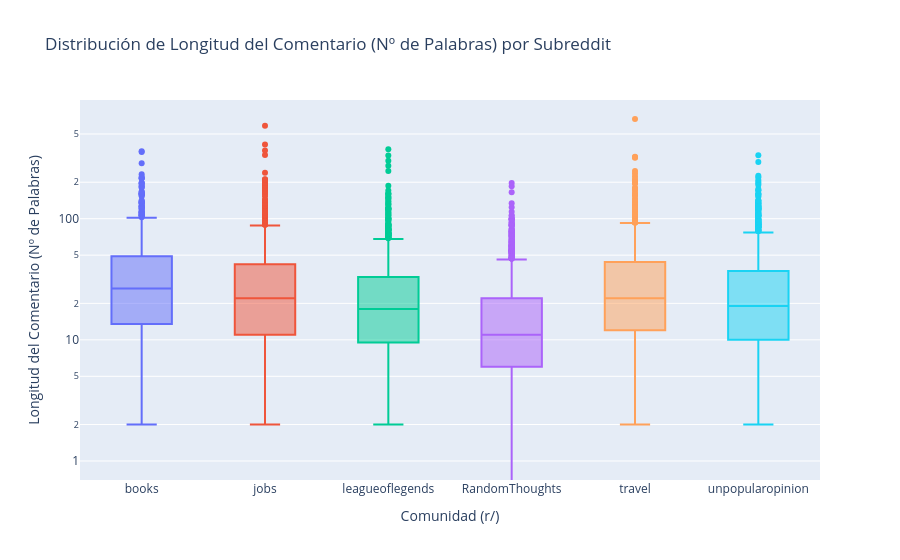
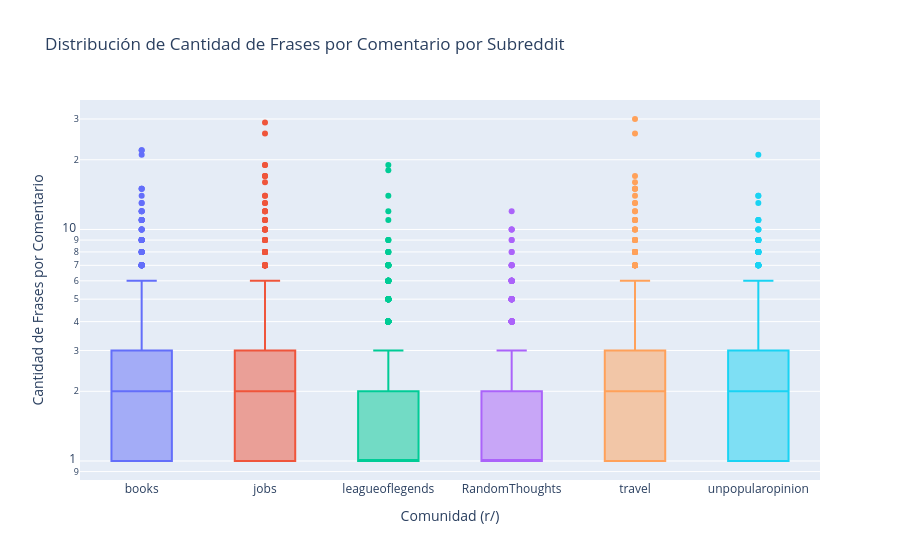
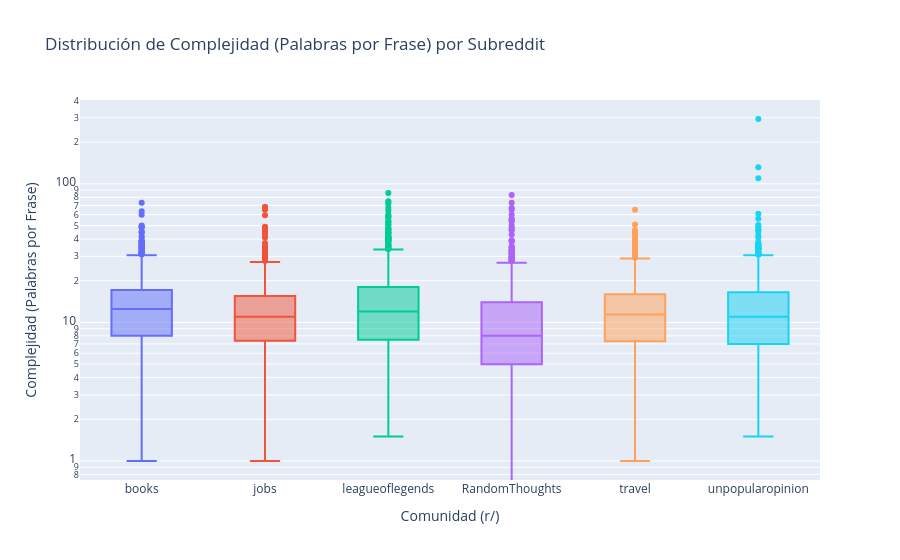
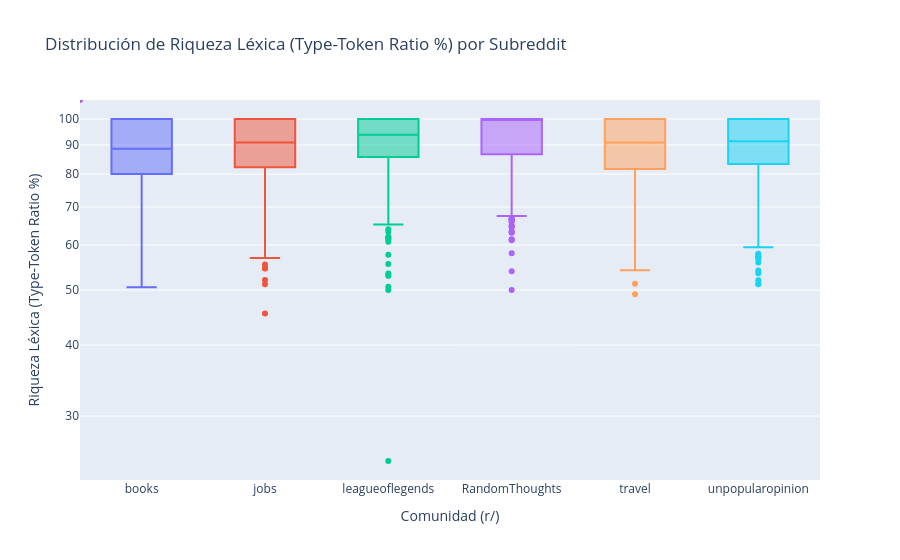

Here is the notebook cell these charts were saved with, in order:
### Code cell
metricas = ['palabras','frases','palabras_por_frase','ttr']
for i in range(len(metricas)):
	boxplot(lista_dataframes_metricas, metrica=metricas[i])

### Figure 1 — Plotly figure (JSON) as saved in the notebook; plotly's stock layout.template omitted (floating-point values rounded to 4 significant figures; data arrays with more than 128 entries replaced by an {"elided": "..."} marker saying what was removed)
{"data": [{"alignmentgroup": "True", "hovertemplate": "Comunidad (r/)=%{x}<br>Longitud del Comentario (Nº de Palabras)=%{y}<extra></extra>", "legendgroup": "books", "marker": {"color": "#636efa"}, "name": "books", "notched": false, "offsetgroup": "books", "orientation": "v", "showlegend": true, "type": "box", "x": {"elided": "1180 str values"}, "x0": " ", "xaxis": "x", "y": {"elided": "1180 int values"}, "y0": " ", "yaxis": "y"}, {"alignmentgroup": "True", "hovertemplate": "Comunidad (r/)=%{x}<br>Longitud del Comentario (Nº de Palabras)=%{y}<extra></extra>", "legendgroup": "jobs", "marker": {"color": "#EF553B"}, "name": "jobs", "notched": false, "offsetgroup": "jobs", "orientation": "v", "showlegend": true, "type": "box", "x": {"elided": "1180 str values"}, "x0": " ", "xaxis": "x", "y": {"elided": "1180 int values"}, "y0": " ", "yaxis": "y"}, {"alignmentgroup": "True", "hovertemplate": "Comunidad (r/)=%{x}<br>Longitud del Comentario (Nº de Palabras)=%{y}<extra></extra>", "legendgroup": "leagueoflegends", "marker": {"color": "#00cc96"}, "name": "leagueoflegends", "notched": false, "offsetgroup": "leagueoflegends", "orientation": "v", "showlegend": true, "type": "box", "x": {"elided": "1180 str values"}, "x0": " ", "xaxis": "x", "y": {"elided": "1180 int values"}, "y0": " ", "yaxis": "y"}, {"alignmentgroup": "True", "hovertemplate": "Comunidad (r/)=%{x}<br>Longitud del Comentario (Nº de Palabras)=%{y}<extra></extra>", "legendgroup": "RandomThoughts", "marker": {"color": "#ab63fa"}, "name": "RandomThoughts", "notched": false, "offsetgroup": "RandomThoughts", "orientation": "v", "showlegend": true, "type": "box", "x": {"elided": "1180 str values"}, "x0": " ", "xaxis": "x", "y": {"elided": "1180 int values"}, "y0": " ", "yaxis": "y"}, {"alignmentgroup": "True", "hovertemplate": "Comunidad (r/)=%{x}<br>Longitud del Comentario (Nº de Palabras)=%{y}<extra></extra>", "legendgroup": "travel", "marker": {"color": "#FFA15A"}, "name": "travel", "notched": false, "offsetgroup": "travel", "orientation": "v", "showlegend": true, "type": "box", "x": {"elided": "1180 str values"}, "x0": " ", "xaxis": "x", "y": {"elided": "1180 int values"}, "y0": " ", "yaxis": "y"}, {"alignmentgroup": "True", "hovertemplate": "Comunidad (r/)=%{x}<br>Longitud del Comentario (Nº de Palabras)=%{y}<extra></extra>", "legendgroup": "unpopularopinion", "marker": {"color": "#19d3f3"}, "name": "unpopularopinion", "notched": false, "offsetgroup": "unpopularopinion", "orientation": "v", "showlegend": true, "type": "box", "x": {"elided": "1180 str values"}, "x0": " ", "xaxis": "x", "y": {"elided": "1180 int values"}, "y0": " ", "yaxis": "y"}], "layout": {"boxmode": "overlay", "legend": {"title": {"text": "Comunidad (r/)"}, "tracegroupgap": 0}, "showlegend": false, "title": {"text": "Distribución de Longitud del Comentario (Nº de Palabras) por Subreddit"}, "xaxis": {"anchor": "y", "categoryarray": ["books", "jobs", "leagueoflegends", "RandomThoughts", "travel", "unpopularopinion"], "categoryorder": "array", "domain": [0, 1], "title": {"text": "Comunidad (r/)"}}, "yaxis": {"anchor": "x", "domain": [0, 1], "title": {"text": "Longitud del Comentario (Nº de Palabras)"}, "type": "log"}}}

### Figure 2 — Plotly figure (JSON) as saved in the notebook; plotly's stock layout.template omitted (floating-point values rounded to 4 significant figures; data arrays with more than 128 entries replaced by an {"elided": "..."} marker saying what was removed)
{"data": [{"alignmentgroup": "True", "hovertemplate": "Comunidad (r/)=%{x}<br>Cantidad de Frases por Comentario=%{y}<extra></extra>", "legendgroup": "books", "marker": {"color": "#636efa"}, "name": "books", "notched": false, "offsetgroup": "books", "orientation": "v", "showlegend": true, "type": "box", "x": {"elided": "1180 str values"}, "x0": " ", "xaxis": "x", "y": {"elided": "1180 int values"}, "y0": " ", "yaxis": "y"}, {"alignmentgroup": "True", "hovertemplate": "Comunidad (r/)=%{x}<br>Cantidad de Frases por Comentario=%{y}<extra></extra>", "legendgroup": "jobs", "marker": {"color": "#EF553B"}, "name": "jobs", "notched": false, "offsetgroup": "jobs", "orientation": "v", "showlegend": true, "type": "box", "x": {"elided": "1180 str values"}, "x0": " ", "xaxis": "x", "y": {"elided": "1180 int values"}, "y0": " ", "yaxis": "y"}, {"alignmentgroup": "True", "hovertemplate": "Comunidad (r/)=%{x}<br>Cantidad de Frases por Comentario=%{y}<extra></extra>", "legendgroup": "leagueoflegends", "marker": {"color": "#00cc96"}, "name": "leagueoflegends", "notched": false, "offsetgroup": "leagueoflegends", "orientation": "v", "showlegend": true, "type": "box", "x": {"elided": "1180 str values"}, "x0": " ", "xaxis": "x", "y": {"elided": "1180 int values"}, "y0": " ", "yaxis": "y"}, {"alignmentgroup": "True", "hovertemplate": "Comunidad (r/)=%{x}<br>Cantidad de Frases por Comentario=%{y}<extra></extra>", "legendgroup": "RandomThoughts", "marker": {"color": "#ab63fa"}, "name": "RandomThoughts", "notched": false, "offsetgroup": "RandomThoughts", "orientation": "v", "showlegend": true, "type": "box", "x": {"elided": "1180 str values"}, "x0": " ", "xaxis": "x", "y": {"elided": "1180 int values"}, "y0": " ", "yaxis": "y"}, {"alignmentgroup": "True", "hovertemplate": "Comunidad (r/)=%{x}<br>Cantidad de Frases por Comentario=%{y}<extra></extra>", "legendgroup": "travel", "marker": {"color": "#FFA15A"}, "name": "travel", "notched": false, "offsetgroup": "travel", "orientation": "v", "showlegend": true, "type": "box", "x": {"elided": "1180 str values"}, "x0": " ", "xaxis": "x", "y": {"elided": "1180 int values"}, "y0": " ", "yaxis": "y"}, {"alignmentgroup": "True", "hovertemplate": "Comunidad (r/)=%{x}<br>Cantidad de Frases por Comentario=%{y}<extra></extra>", "legendgroup": "unpopularopinion", "marker": {"color": "#19d3f3"}, "name": "unpopularopinion", "notched": false, "offsetgroup": "unpopularopinion", "orientation": "v", "showlegend": true, "type": "box", "x": {"elided": "1180 str values"}, "x0": " ", "xaxis": "x", "y": {"elided": "1180 int values"}, "y0": " ", "yaxis": "y"}], "layout": {"boxmode": "overlay", "legend": {"title": {"text": "Comunidad (r/)"}, "tracegroupgap": 0}, "showlegend": false, "title": {"text": "Distribución de Cantidad de Frases por Comentario por Subreddit"}, "xaxis": {"anchor": "y", "categoryarray": ["books", "jobs", "leagueoflegends", "RandomThoughts", "travel", "unpopularopinion"], "categoryorder": "array", "domain": [0, 1], "title": {"text": "Comunidad (r/)"}}, "yaxis": {"anchor": "x", "domain": [0, 1], "title": {"text": "Cantidad de Frases por Comentario"}, "type": "log"}}}

### Figure 3 — Plotly figure (JSON) as saved in the notebook; plotly's stock layout.template omitted (floating-point values rounded to 4 significant figures; data arrays with more than 128 entries replaced by an {"elided": "..."} marker saying what was removed)
{"data": [{"alignmentgroup": "True", "hovertemplate": "Comunidad (r/)=%{x}<br>Complejidad (Palabras por Frase)=%{y}<extra></extra>", "legendgroup": "books", "marker": {"color": "#636efa"}, "name": "books", "notched": false, "offsetgroup": "books", "orientation": "v", "showlegend": true, "type": "box", "x": {"elided": "1180 str values"}, "x0": " ", "xaxis": "x", "y": {"elided": "1180 float values"}, "y0": " ", "yaxis": "y"}, {"alignmentgroup": "True", "hovertemplate": "Comunidad (r/)=%{x}<br>Complejidad (Palabras por Frase)=%{y}<extra></extra>", "legendgroup": "jobs", "marker": {"color": "#EF553B"}, "name": "jobs", "notched": false, "offsetgroup": "jobs", "orientation": "v", "showlegend": true, "type": "box", "x": {"elided": "1180 str values"}, "x0": " ", "xaxis": "x", "y": {"elided": "1180 float values"}, "y0": " ", "yaxis": "y"}, {"alignmentgroup": "True", "hovertemplate": "Comunidad (r/)=%{x}<br>Complejidad (Palabras por Frase)=%{y}<extra></extra>", "legendgroup": "leagueoflegends", "marker": {"color": "#00cc96"}, "name": "leagueoflegends", "notched": false, "offsetgroup": "leagueoflegends", "orientation": "v", "showlegend": true, "type": "box", "x": {"elided": "1180 str values"}, "x0": " ", "xaxis": "x", "y": {"elided": "1180 float values"}, "y0": " ", "yaxis": "y"}, {"alignmentgroup": "True", "hovertemplate": "Comunidad (r/)=%{x}<br>Complejidad (Palabras por Frase)=%{y}<extra></extra>", "legendgroup": "RandomThoughts", "marker": {"color": "#ab63fa"}, "name": "RandomThoughts", "notched": false, "offsetgroup": "RandomThoughts", "orientation": "v", "showlegend": true, "type": "box", "x": {"elided": "1180 str values"}, "x0": " ", "xaxis": "x", "y": {"elided": "1180 float values"}, "y0": " ", "yaxis": "y"}, {"alignmentgroup": "True", "hovertemplate": "Comunidad (r/)=%{x}<br>Complejidad (Palabras por Frase)=%{y}<extra></extra>", "legendgroup": "travel", "marker": {"color": "#FFA15A"}, "name": "travel", "notched": false, "offsetgroup": "travel", "orientation": "v", "showlegend": true, "type": "box", "x": {"elided": "1180 str values"}, "x0": " ", "xaxis": "x", "y": {"elided": "1180 float values"}, "y0": " ", "yaxis": "y"}, {"alignmentgroup": "True", "hovertemplate": "Comunidad (r/)=%{x}<br>Complejidad (Palabras por Frase)=%{y}<extra></extra>", "legendgroup": "unpopularopinion", "marker": {"color": "#19d3f3"}, "name": "unpopularopinion", "notched": false, "offsetgroup": "unpopularopinion", "orientation": "v", "showlegend": true, "type": "box", "x": {"elided": "1180 str values"}, "x0": " ", "xaxis": "x", "y": {"elided": "1180 float values"}, "y0": " ", "yaxis": "y"}], "layout": {"boxmode": "overlay", "legend": {"title": {"text": "Comunidad (r/)"}, "tracegroupgap": 0}, "showlegend": false, "title": {"text": "Distribución de Complejidad (Palabras por Frase) por Subreddit"}, "xaxis": {"anchor": "y", "categoryarray": ["books", "jobs", "leagueoflegends", "RandomThoughts", "travel", "unpopularopinion"], "categoryorder": "array", "domain": [0, 1], "title": {"text": "Comunidad (r/)"}}, "yaxis": {"anchor": "x", "domain": [0, 1], "title": {"text": "Complejidad (Palabras por Frase)"}, "type": "log"}}}

### Figure 4 — Plotly figure (JSON) as saved in the notebook; plotly's stock layout.template omitted (floating-point values rounded to 4 significant figures; data arrays with more than 128 entries replaced by an {"elided": "..."} marker saying what was removed)
{"data": [{"alignmentgroup": "True", "hovertemplate": "Comunidad (r/)=%{x}<br>Riqueza Léxica (Type-Token Ratio %)=%{y}<extra></extra>", "legendgroup": "books", "marker": {"color": "#636efa"}, "name": "books", "notched": false, "offsetgroup": "books", "orientation": "v", "showlegend": true, "type": "box", "x": {"elided": "1180 str values"}, "x0": " ", "xaxis": "x", "y": {"elided": "1180 float values"}, "y0": " ", "yaxis": "y"}, {"alignmentgroup": "True", "hovertemplate": "Comunidad (r/)=%{x}<br>Riqueza Léxica (Type-Token Ratio %)=%{y}<extra></extra>", "legendgroup": "jobs", "marker": {"color": "#EF553B"}, "name": "jobs", "notched": false, "offsetgroup": "jobs", "orientation": "v", "showlegend": true, "type": "box", "x": {"elided": "1180 str values"}, "x0": " ", "xaxis": "x", "y": {"elided": "1180 float values"}, "y0": " ", "yaxis": "y"}, {"alignmentgroup": "True", "hovertemplate": "Comunidad (r/)=%{x}<br>Riqueza Léxica (Type-Token Ratio %)=%{y}<extra></extra>", "legendgroup": "leagueoflegends", "marker": {"color": "#00cc96"}, "name": "leagueoflegends", "notched": false, "offsetgroup": "leagueoflegends", "orientation": "v", "showlegend": true, "type": "box", "x": {"elided": "1180 str values"}, "x0": " ", "xaxis": "x", "y": {"elided": "1180 float values"}, "y0": " ", "yaxis": "y"}, {"alignmentgroup": "True", "hovertemplate": "Comunidad (r/)=%{x}<br>Riqueza Léxica (Type-Token Ratio %)=%{y}<extra></extra>", "legendgroup": "RandomThoughts", "marker": {"color": "#ab63fa"}, "name": "RandomThoughts", "notched": false, "offsetgroup": "RandomThoughts", "orientation": "v", "showlegend": true, "type": "box", "x": {"elided": "1180 str values"}, "x0": " ", "xaxis": "x", "y": {"elided": "1180 float values"}, "y0": " ", "yaxis": "y"}, {"alignmentgroup": "True", "hovertemplate": "Comunidad (r/)=%{x}<br>Riqueza Léxica (Type-Token Ratio %)=%{y}<extra></extra>", "legendgroup": "travel", "marker": {"color": "#FFA15A"}, "name": "travel", "notched": false, "offsetgroup": "travel", "orientation": "v", "showlegend": true, "type": "box", "x": {"elided": "1180 str values"}, "x0": " ", "xaxis": "x", "y": {"elided": "1180 float values"}, "y0": " ", "yaxis": "y"}, {"alignmentgroup": "True", "hovertemplate": "Comunidad (r/)=%{x}<br>Riqueza Léxica (Type-Token Ratio %)=%{y}<extra></extra>", "legendgroup": "unpopularopinion", "marker": {"color": "#19d3f3"}, "name": "unpopularopinion", "notched": false, "offsetgroup": "unpopularopinion", "orientation": "v", "showlegend": true, "type": "box", "x": {"elided": "1180 str values"}, "x0": " ", "xaxis": "x", "y": {"elided": "1180 float values"}, "y0": " ", "yaxis": "y"}], "layout": {"boxmode": "overlay", "legend": {"title": {"text": "Comunidad (r/)"}, "tracegroupgap": 0}, "showlegend": false, "title": {"text": "Distribución de Riqueza Léxica (Type-Token Ratio %) por Subreddit"}, "xaxis": {"anchor": "y", "categoryarray": ["books", "jobs", "leagueoflegends", "RandomThoughts", "travel", "unpopularopinion"], "categoryorder": "array", "domain": [0, 1], "title": {"text": "Comunidad (r/)"}}, "yaxis": {"anchor": "x", "domain": [0, 1], "title": {"text": "Riqueza Léxica (Type-Token Ratio %)"}, "type": "log"}}}
